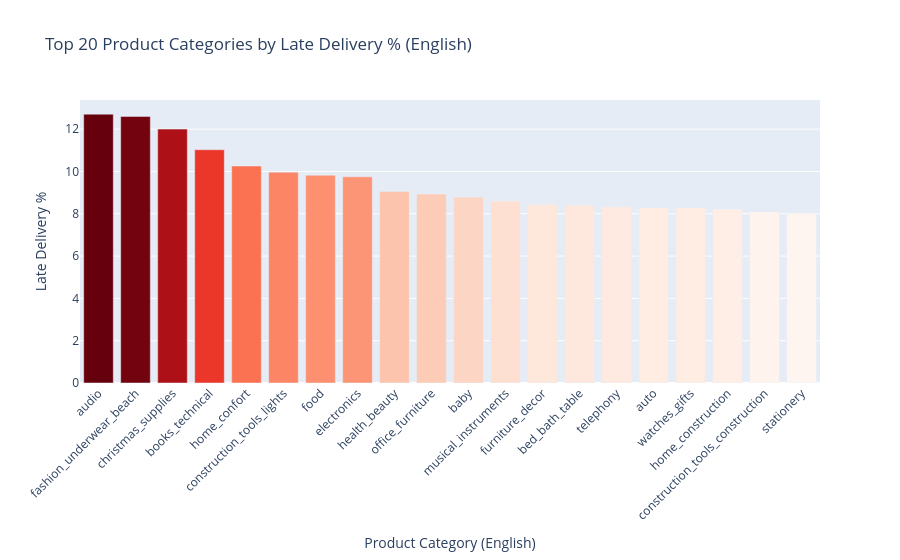

This figure's notebook cell:
### Code cell
fig_cat = px.bar(
    category_perf_filtered.sort_values('late_pct', ascending=False).head(20),
    x='category_en',
    y='late_pct',
    color='late_pct',
    color_continuous_scale='Reds',
    title='Top 20 Product Categories by Late Delivery % (English)',
    labels={'category_en': 'Product Category (English)', 'late_pct': 'Late Delivery %'}
)
fig_cat.update_layout(xaxis_tickangle=-45, coloraxis_showscale=False)
fig_cat.show()

### Figure 1 — Plotly figure (JSON) as saved in the notebook; plotly's stock layout.template omitted (floating-point values rounded to 4 significant figures)
{"data": [{"hovertemplate": "Product Category (English)=%{x}<br>Late Delivery %=%{marker.color}<extra></extra>", "legendgroup": "", "marker": {"color": [12.71, 12.6, 12.0, 11.03, 10.26, 9.967, 9.82, 9.747, 9.054, 8.933, 8.786, 8.602, 8.431, 8.4, 8.33, 8.287, 8.281, 8.221, 8.079, 8.029], "coloraxis": "coloraxis", "pattern": {"shape": ""}}, "name": "", "orientation": "v", "showlegend": false, "textposition": "auto", "type": "bar", "x": ["audio", "fashion_underwear_beach", "christmas_supplies", "books_technical", "home_confort", "construction_tools_lights", "food", "electronics", "health_beauty", "office_furniture", "baby", "musical_instruments", "furniture_decor", "bed_bath_table", "telephony", "auto", "watches_gifts", "home_construction", "construction_tools_construction", "stationery"], "xaxis": "x", "y": [12.71, 12.6, 12.0, 11.03, 10.26, 9.967, 9.82, 9.747, 9.054, 8.933, 8.786, 8.602, 8.431, 8.4, 8.33, 8.287, 8.281, 8.221, 8.079, 8.029], "yaxis": "y"}], "layout": {"barmode": "relative", "coloraxis": {"colorbar": {"title": {"text": "Late Delivery %"}}, "colorscale": [[0, "rgb(255,245,240)"], [0.125, "rgb(254,224,210)"], [0.25, "rgb(252,187,161)"], [0.375, "rgb(252,146,114)"], [0.5, "rgb(251,106,74)"], [0.625, "rgb(239,59,44)"], [0.75, "rgb(203,24,29)"], [0.875, "rgb(165,15,21)"], [1, "rgb(103,0,13)"]], "showscale": false}, "legend": {"tracegroupgap": 0}, "title": {"text": "Top 20 Product Categories by Late Delivery % (English)"}, "xaxis": {"anchor": "y", "domain": [0, 1], "tickangle": -45, "title": {"text": "Product Category (English)"}}, "yaxis": {"anchor": "x", "domain": [0, 1], "title": {"text": "Late Delivery %"}}}}
